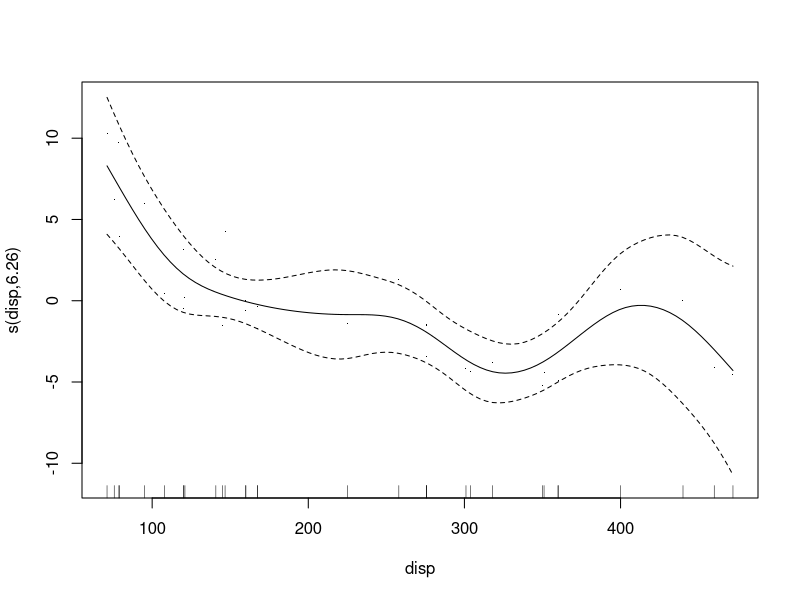
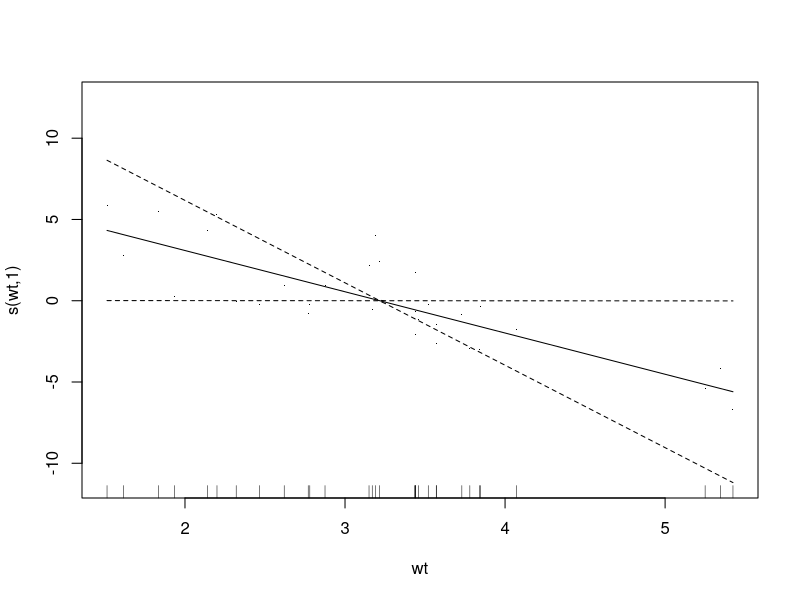
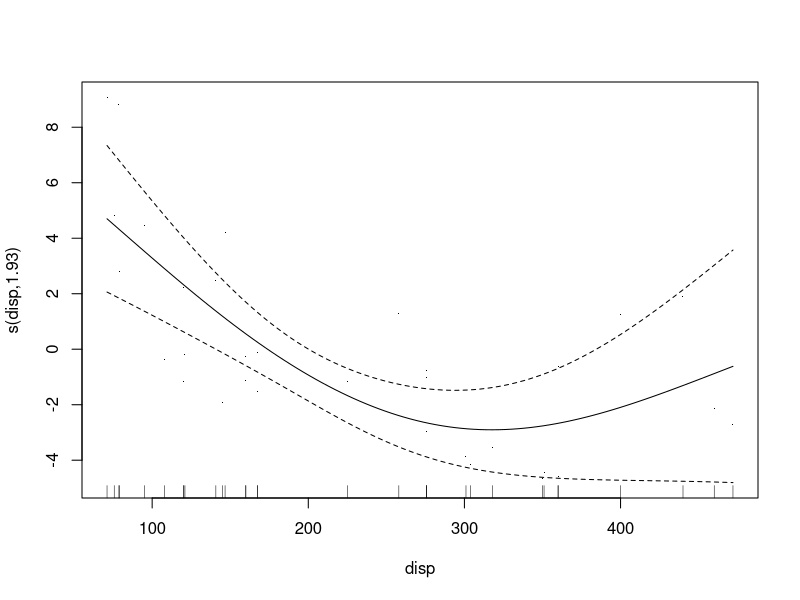
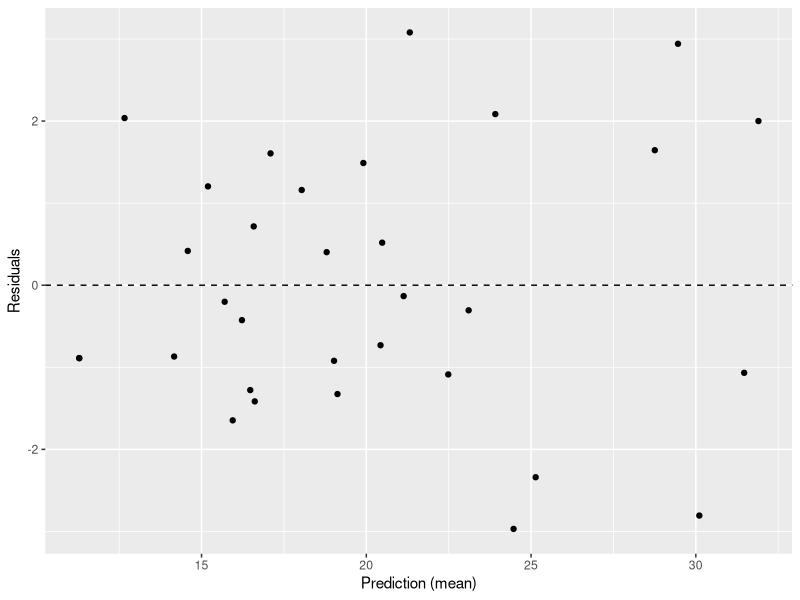

These charts were generated, in order, by the following R code:
## ---- chunk 1
library(knitr)
library(ggplot2)
opts_chunk$set(warning=FALSE, fig.width=5, fig.height=3, fig.align="center")
## ---- chunk 2
library(mgcv)
fit1 <- gam(mpg ~ disp + wt, data=mtcars)
fit2 <- lm(mpg ~ disp + wt, data=mtcars)
summary(fit1)
summary(fit2)
## ---- chunk 3
fit3 <- gam(mpg ~ s(disp) + s(wt), data=mtcars)
summary(fit3)
## ---- chunk 4
plot(fit3, residuals=TRUE)
## ---- chunk 5
fit4 <- gam(mpg ~ s(disp, k=3) + wt, data=mtcars)
summary(fit4)
plot(fit4, residuals=TRUE)
## ---- chunk 6
fit5 <- gam(mpg ~ s(disp, qsec) + wt, data=mtcars)
summary(fit5)
## ---- chunk 7
qplot(predict(fit5), residuals(fit5)) +
    geom_abline(intercept=0, slope=0, linetype="dashed") +
    xlab("Prediction (mean)") + ylab("Residuals")
